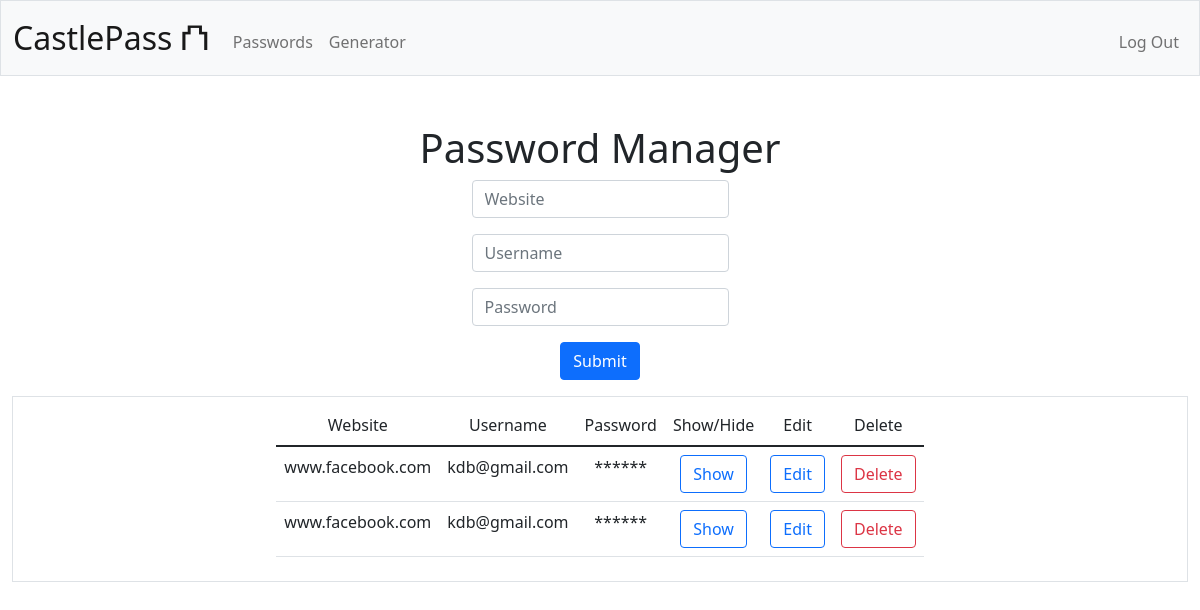
Page /pass_manager (signed in) on the earlier database version.
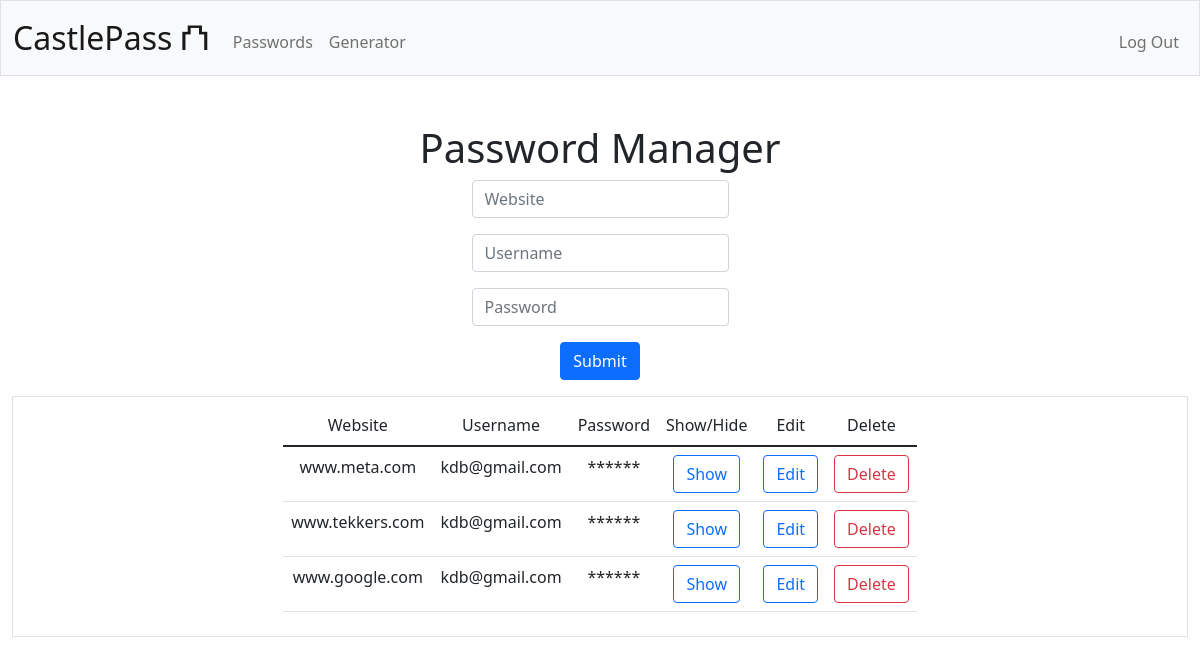
Same page on the later database version.
### tables this page shows
CREATE TABLE passwords (
id INTEGER PRIMARY KEY AUTOINCREMENT NOT NULL,
user_id INTEGER NOT NULL,
site_address TEXT,
site_username TEXT,
site_password TEXT NOT NULL,
FOREIGN KEY (user_id) REFERENCES users(person_id)
);

### app.py (the view, shortened to what this page needs)
@app.route('/pass_manager', methods=["GET", "POST"])
@login_required
def pass_manager():
    form = PasswordManagerForm()
    user_id = session["user_id"]
    connection = sqlite3.connect('castlepass.db')
    cursor = connection.cursor()
    if not user_id:
        flash(f"Please login to access password manager")
        return redirect("/login")
    elif user_id:
        cursor.execute(
        "SELECT site_address, site_username, site_password, id FROM passwords WHERE user_id = ?",
        (user_id,)
        )
        entries = cursor.fetchall()
    if request.method == "GET":
        return render_template('pass_manager.html', entries=entries, form=form)

### app.py
class PasswordManagerForm(FlaskForm):
    website = StringField('Website', validators=[DataRequired()])
    username = StringField('Username', validators=[DataRequired()])
    password = PasswordField('Password', validators=[DataRequired()])
    submit = SubmitField('Save')

### login_required.py (called while the page is built)
def login_required(f):
    @wraps(f)
    def decorated_function(*args, **kwargs):
        if session.get("user_id") is None:
            return redirect("/login")
        return f(*args, **kwargs)
    return decorated_function

### templates/pass_manager.html (shortened to what this page needs)
{% extends "layout.html" %}
{% block main %}
    <h1>Password Manager</h1>
    <form action="/pass_manager" method="post">
            <div class="mb-3">
                <input autocomplete="off" autofocus class="form-control mx-auto w-auto" id="website" name="website" placeholder="Website" required type="text">
            </div>
            <div class="mb-3">
                <input autocomplete="off" autofocus class="form-control mx-auto w-auto" id="username" name="username" placeholder="Username" required type="text">
            </div>
            <div class="mb-3">
                <input autocomplete="new-password" autofocus class="form-control mx-auto w-auto" id="password" name="password" placeholder="Password" required type="password">
            </div>
            <button class="btn btn-primary" type="submit">Submit</button>
        </form>
    <div class="d-flex align-items-center my-3 justify-content-center mx-auto border p-2">
        {% if session["user_id"] %}
            {% if entries %}
                <div id="password-history" class="table-responsive">
                    <table class="table mx-auto">
                        <thead class="thead-dark">
                            <td scope="column"> Website </td>
                            <td scope="column"> Username </td>
                            <td scope="column"> Password </td>
                            <td scope="column">Show/Hide</td>
                            <td scope="column">Edit</td>
                            <td scope="column">Delete</td>
                        </thead>
                        <tbody>
                            {% for entry in entries %}
                            <tr>
                                <td> {{ entry[0] }} </td>
                                <td> {{ entry[1] }} </td>
                                <td class="user-password">
                                    <span class="hidden-password hidden">******</span>
                                </td>
                                <td><button type="button" class="toggle-visibility btn btn-outline-primary" name="toggle-visibility" onclick="toggleVisibility('{{ loop.index0 }}')">Show</button></td>
                                <td><button type="button" class="edit btn btn-outline-primary" name="edit" onclick="openEditModal('{{ entry[0]}}', '{{ entry[1]}}', '{{ entry[2]}}', '{{ entry[3]}}')">Edit</button></td>
                                <td>
                                    <button type="button" class="delete btn btn-outline-danger" name="delete" data-website="{{ entry[0] }}" onclick="setDeleteValues('{{ entry[0] }}')">Delete</button>
                                </td>
                            </tr>
                            {% endfor %}
                        </tbody>
                    </table>
                </div>
            {% else %}
                <p> No entries found </p>
            {% endif %}
        {% else %}
        <p> Please log in to access the password manager </p>
        {% endif %}
    </div>
{% endblock %}

### templates/layout.html (shortened to what this page needs)
<!DOCTYPE html>
<html lang="en">
    <head>
        <link href="https://cdn.jsdelivr.net/npm/bootstrap@5.1.3/dist/css/bootstrap.min.css" rel="stylesheet">
        <link href="/static/styles.css" rel="stylesheet">
    </head>
    <body>
        <nav class="bg-light border navbar navbar-expand-md navbar-light">
            <div class="container-fluid">
                <a class="navbar-brand" href="/">CastlePass ⛫</a>
                <div class="collapse navbar-collapse" id="navbar">
                    {% if session["user_id"] %}
                        <ul class="navbar-nav me-auto mt-2">
                            <li class="nav-item"><a class="nav-link" href="/pass_manager">Passwords</a></li>
                            <li class="nav-item"><a class="nav-link" href="/pass_generator">Generator</a></li>
                        </ul>
                        <ul class="navbar-nav ms-auto mt-2">
                            <li class="nav-item"><a class="nav-link" href="/logout">Log Out</a></li>
                        </ul>
                    {% else %}
                        <ul class="navbar-nav ms-auto mt-2">
                            <li class="nav-item"><a class="nav-link" href="/register">Register</a></li>
                            <li class="nav-item"><a class="nav-link" href="/login">Log In</a></li>
                        </ul>
                    {% endif %}
                </div>
            </div>
        </nav>
        <main class="container-fluid py-5 text-center">
            {% block main %}{% endblock %}
        </main>
    </body>
</html>

### static/styles.css (style rules this page uses)
nav .navbar-brand { font-size: xx-large; }

Differences in the rows shown:
removed passwords: site_address "www.facebook.com", site_username "kdb@gmail.com"
changed passwords: site_address "www.facebook.com" → "www.meta.com"
added passwords: site_address "www.tekkers.com", site_username "kdb@gmail.com"
added passwords: site_address "www.google.com", site_username "kdb@gmail.com"
